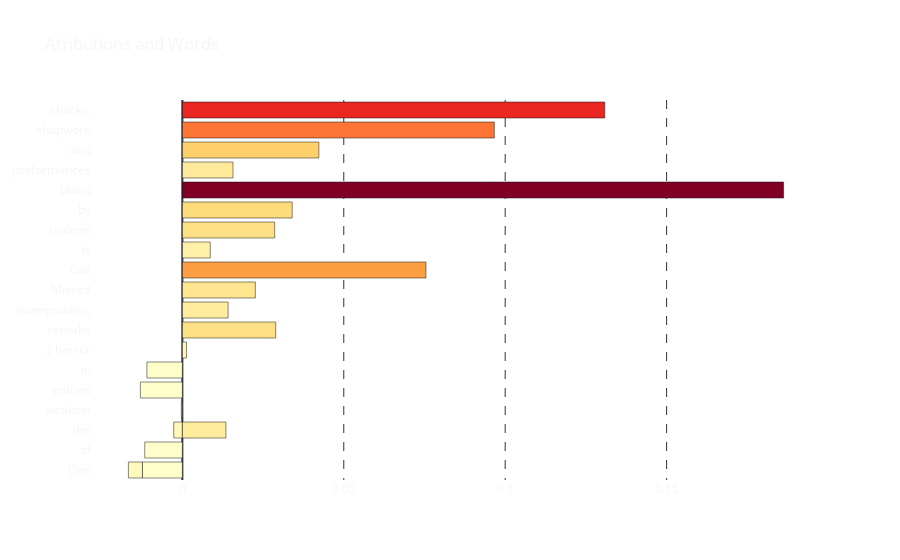

Here is the notebook cell this chart was saved with:
### Markdown cell above
**Below we create a function that maps the generated colors to each work in the text sample, generating a colorful HTML representation of the attributions given to each word. Since we are using the `YlOrRd` color scale, words with _high positive attribution_ are colored in shades of _red_. Words with _middling attributions_ are colored _orange_, while _low attributions_ receive a _pale yellow_.**

### Code cell
text_with_attributions = ' '.join([f'''<span style="color:{colors[i]}"><b>{words[i]}</b></span>''' for i in range(len(words))])

print(f'Sample: {x_test_sample[sample]}\n')

for i in range(len(preds)):
    print(f'Prediction: (Negative 😔 {round((1 - preds[i][0]) * 100)}% | Positive 😊 {round(preds[i][0] * 100)}%)\n')
    # for softmax model
    #print(f'Prediction: (Negative 😔 {round((preds[i][0]) * 100)}% | Positive 😊 {round(preds[i][1] * 100)}%)\n')
    display(HTML(f'Attributions: {text_with_attributions}'))

import plotly.graph_objects as go

fig = go.Figure(go.Bar(
        x=atributions,
        y=words,
        orientation='h',
        marker_color=colors))
fig.update_xaxes(ticksuffix = "",
                griddash='dash')

fig.update_layout(
    template='plotly_dark',
    title_text=f'Atributions and Words',
    paper_bgcolor='rgba(0, 0, 0, 0)',
    plot_bgcolor='rgba(0, 0, 0, 0)')

fig.show()

### Figure 1 — Plotly figure (JSON) as saved in the notebook; plotly's stock layout.template omitted (floating-point values rounded to 4 significant figures)
{"data": [{"marker": {"color": ["#ffffcc", "#fffecb", "#fff8ba", "#fff6b6", "#ffffcc", "#fffec9", "#ffec9d", "#fff5b3", "#fee084", "#ffec9d", "#fff9bd", "#ffe58f", "#fd9e43", "#fff0a7", "#fee084", "#fedb7b", "#800026", "#ffea9b", "#fed06c", "#fd7435", "#e9261f"]}, "orientation": "h", "type": "bar", "x": [-0.01236, -0.01165, -0.002668, -0.0003148, -0.01301, -0.01098, 0.0135, 0.001298, 0.02892, 0.01418, -0.004345, 0.02261, 0.07546, 0.008649, 0.0286, 0.03403, 0.1862, 0.01569, 0.04228, 0.09663, 0.1308], "y": ["One", "of", "the", "weakest", "entries", "in", "the", "J-horror", "remake", "sweepstakes,", "One", "Missed", "Call", "is", "undone", "by", "bland", "performances", "and", "shopworn", "shocks."]}], "layout": {"paper_bgcolor": "rgba(0, 0, 0, 0)", "plot_bgcolor": "rgba(0, 0, 0, 0)", "title": {"text": "Atributions and Words"}, "xaxis": {"griddash": "dash", "ticksuffix": ""}}}
